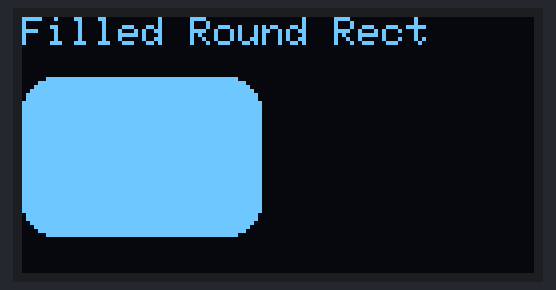
A sketch run on a simulated ESP32. Parts: 128×64 one-colour display. What the sketch prints to the serial monitor is not drawn.

Above: at 3.1 s.

The sketch:

oled.ino
```cpp
#include <Wire.h>
#include <Adafruit_GFX.h>
#include <Adafruit_SSD1306.h>

#define SCREEN_WIDTH 128
#define SCREEN_HEIGHT 64

// Явно указываем пины SDA (21) и SCL (22) для ESP32
#define I2C_SDA 21
#define I2C_SCL 22

// Создаем объект TwoWire для явного управления
TwoWire I2C_OLED = TwoWire(0);
Adafruit_SSD1306 display(SCREEN_WIDTH, SCREEN_HEIGHT, &I2C_OLED, -1);

void setup() {
  Serial.begin(115200);

  // Инициализируем I2C на конкретных пинах
  I2C_OLED.begin(I2C_SDA, I2C_SCL, 400000); // 400 кГц для быстрой работы

  // Попробуем инициализировать дисплей (если не выйдет, сканер выше должен был показать другой адрес)
  if(!display.begin(SSD1306_SWITCHCAPVCC, 0x3C)) {
    Serial.println("Ошибка: не удалось инициализировать SSD1306 по адресу 0x3C");
    Serial.println("Запустите I2C-сканер, чтобы проверить адрес и подключение.");
    for(;;);
  }

  Serial.println("Дисплей успешно инициализирован!");
  delay(1000);

  display.cp437(true);
  display.clearDisplay();
  display.setTextSize(1);
  display.setTextColor(SSD1306_WHITE);
  display.setCursor(0, 20);
  display.println("Hello ESP32 & OLED!");
  display.display();
  delay(2000);

  // Пример отрисовки
  display.clearDisplay();
  display.setTextSize(1);
  display.setTextColor(SSD1306_WHITE);
  display.setCursor(0, 0);
  display.println("Filled Round Rect");
  display.fillRoundRect(0, 15, 60, 40, 8, SSD1306_WHITE);
  display.display();
  delay(2000);

  display.clearDisplay();
}

void loop() {
  // Ваш код для loop
}
```
